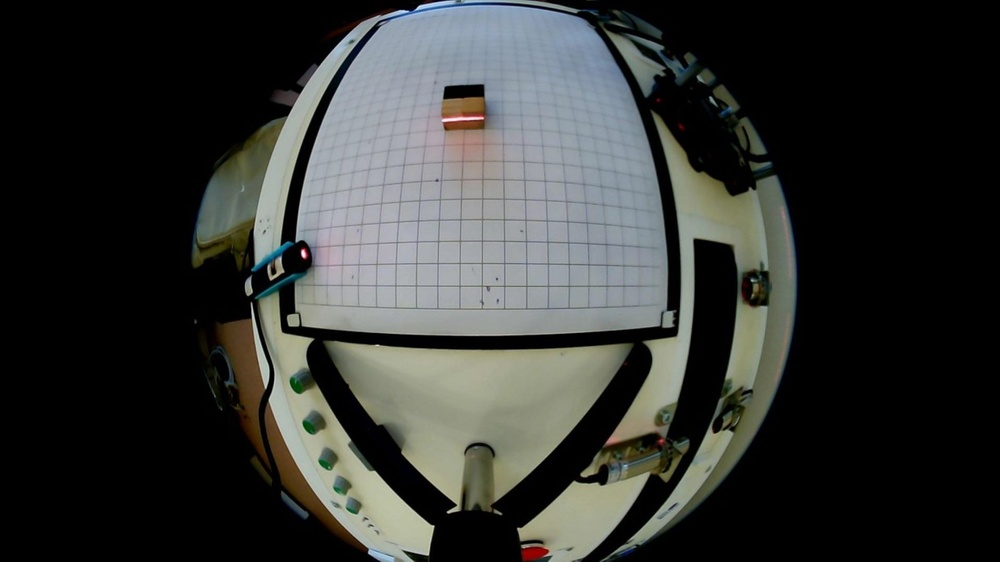
%> input picture MatlabProject/0.jpg, 1000 x 562 px, shrunk from 1920 x 1080 before the run
$ octave ADuiBi_Grayscale_Threshold.m   (GNU Octave 9; MATLAB toolbox functions it lacks are replaced by stand-ins)
%> lines starting %> are read from the running program, lines starting %| are printed output that depends on the picture
%% 自适应阈值激光图像提取程序
% 日期：2025-05-23
% 功能：基于Sauvola算法的激光图像自适应提取


%% 激光条纹中心提取完整流程
clear; clc; close all;
% 如果是彩色图像，转换为灰度图像
img=imread("0.jpg");
%> img is the input picture: size 562x1000x3 uint8; mean R, G, B 52.9, 54.7, 52.2
% 参数设置
n = 15;               % 每侧采样点数(总点数=2n+1)
laser_threshold = 30; % 激光条纹存在判定阈值

%% 1. 图像读取与预处理
% 读取测试图像（需要替换为实际图像路径）
% 转换为灰度图像（使用R通道）
gray_img = img(:,:,1);
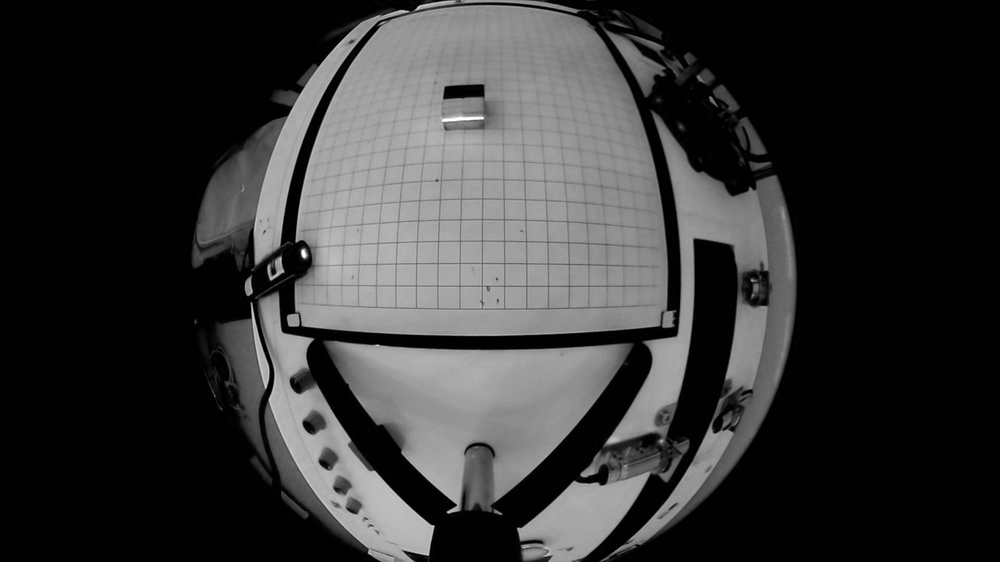
%> gray_img: size 562x1000 uint8; min 0, max 255, mean 52.9

% 显示原始图像
figure(1)
imshow(gray_img)
title('原始图像')

%% 2. ROI选择（可选，按实际需要取消注释）
% roi = drawrectangle('Color','r');  % 手动选择ROI
% gray_img = imcrop(gray_img, roi.Position);

%% 3. 图像增强
enhanced_img = imadjust(gray_img, [0.3 0.7], []); % 对比度扩展
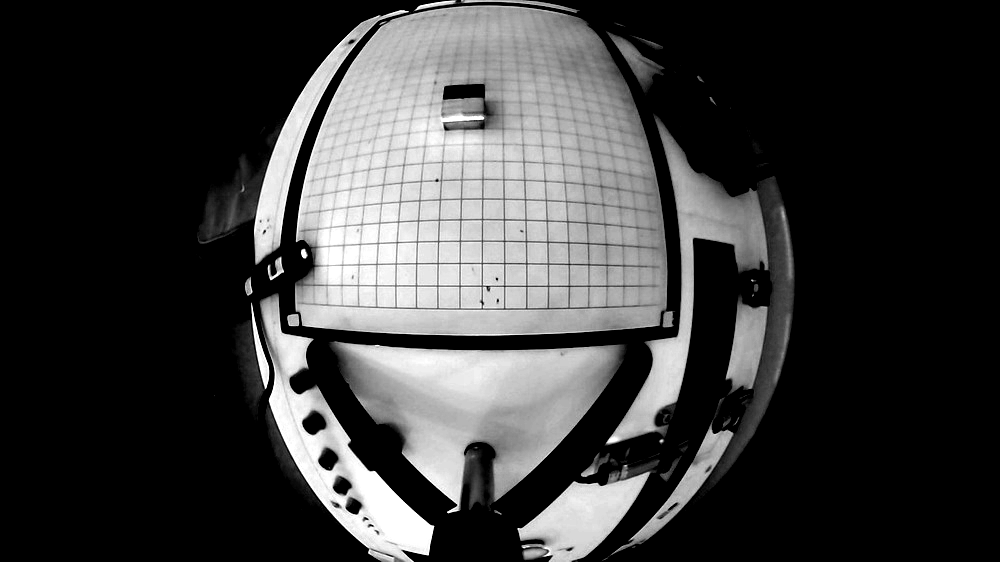
%> enhanced_img: size 562x1000 uint8; min 0, max 255, mean 59.9
figure(2)
imshow(enhanced_img)
title('增强后的图像')

%% 4. 逐列处理
[rows, cols] = size(enhanced_img);
%> rows = 562; cols = 1000
centers = zeros(1, cols);    % 存储中心坐标
valid_cols = false(1, cols); % 有效列标记
%> valid_cols = 1000 logical values, 0 true

% 进度条初始化
h = waitbar(0,'正在处理列...');

for col = 1:cols
    % 获取当前列数据
    column_data = double(enhanced_img(:, col));

    % 跳过低对比度列
    if max(column_data) < laser_threshold
        continue
    end

    % 找到最大光强位置
    [~, max_idx] = max(column_data);

    % 确定采样范围
    start_idx = max(1, max_idx - n);
    end_idx = min(rows, max_idx + n);

    % 提取采样点
    y = (start_idx:end_idx)';
    I = column_data(start_idx:end_idx);

    % 添加微小量避免log(0)
    I(I == 0) = 1e-6;

    % 高斯拟合
    H = log(I);
    Y = [ones(length(y),1), y, y.^2]; % 设计矩阵

    % 最小二乘求解
    coeffs = (Y'*Y) \ (Y'*H);

    % 计算中心位置
    a1 = coeffs(2);
    a2 = coeffs(3);
    y0 = -a1/(2*a2);

    % 有效性检查
    if y0 >= 1 && y0 <= rows
        centers(col) = y0;
        valid_cols(col) = true;
    end

    % 更新进度条
    waitbar(col/cols, h);
end
%> after the loop, I = 31 values, max 31 at index 16, min 1e-06 at index 1, mean 19.42; centers = 1000 values, max 558.5 at index 524, min 0 at index 1, mean 172.8; valid_cols = 1000 logical values, 587 true

close(h) % 关闭进度条

%% 5. 结果后处理
% 线性插值填补无效列
centers(~valid_cols) = interp1(find(valid_cols), centers(valid_cols), find(~valid_cols), 'linear');

%% 6. 可视化结果
figure(3)
imshow(enhanced_img)
hold on
plot(1:cols, centers, 'r-', 'LineWidth', 1.5)
title('提取的激光中心线')
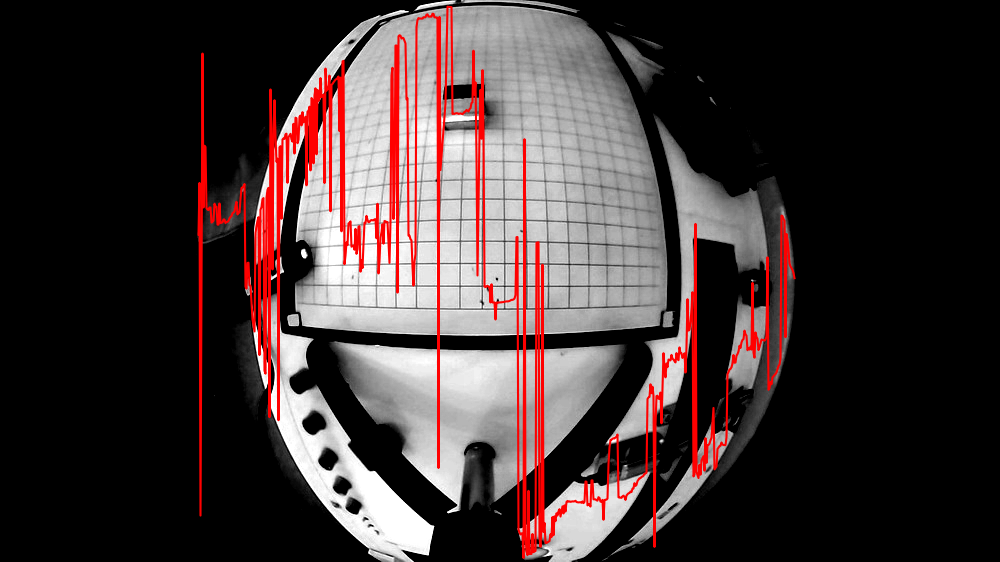
%> figure redrawn from the program's plot data; its title reads '提取的激光中心线'
hold off

%% 7. 保存结果（可选）
% save('laser_centers.mat', 'centers');

$ run again, with MatlabProject/a1.jpg copied over MatlabProject/0.jpg
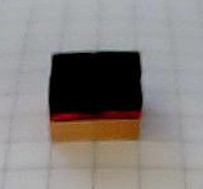
%> input picture MatlabProject/a1.jpg, 203 x 189 px
%> img is the input picture: size 189x203x3 uint8; mean R, G, B 135.5, 130.5, 127.7
%> `enhanced_img = imadjust(gray_img, [0.3 0.7], []);`:
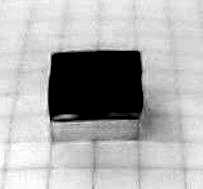
%> enhanced_img: size 189x203 uint8; min 0, max 255, mean 174
%> the loop `for col = 1:cols` made 203 passes
%> (max_idx, start_idx, end_idx, coeffs, a1, a2, y0) on passes 1 to 3: (157, 142, 172, [-5.79; 0.146; -0.00047], 0.146, -0.00047, 155.3), (162, 147, 177, [2.8; 0.0368; -0.000125], 0.0368, -0.000125, 147.9), (162, 147, 177, [0.125; 0.0717; -0.000238], 0.0717, -0.000238, 150.6)
%> after the loop `for col = 1:cols`: I = 31 values, max 236 at index 16, min 204 at index 27, mean 227.4; centers = 203 values, max 188.2 at index 72, min 0 at index 7, mean 61.47; valid_cols = 203 logical values, 154 true
%> `title('提取的激光中心线')`:
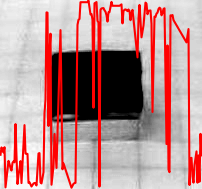
%> figure redrawn from the program's plot data; its title reads '提取的激光中心线'
